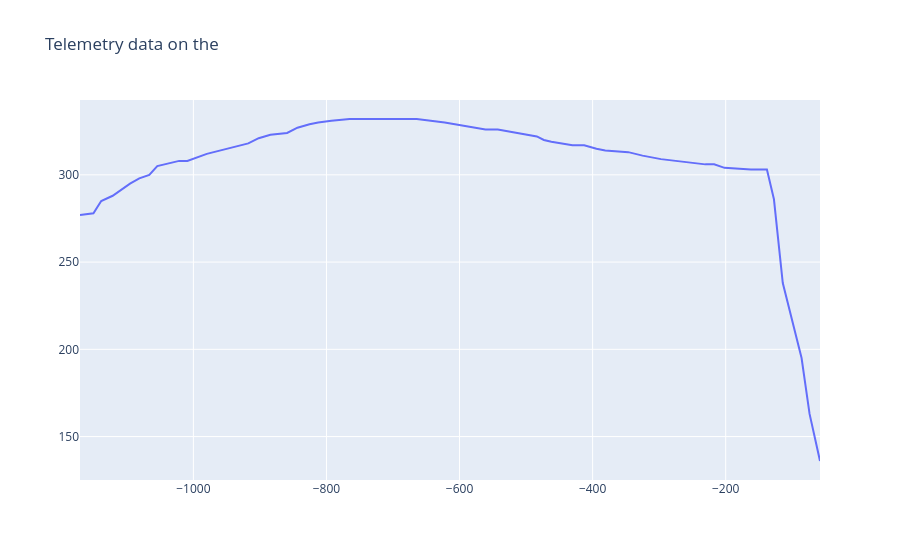

The notebook cell this image was saved under:
### Code cell
plot_df = df2[(df2['distance_m']>_start) & (df2['distance_m']<_end)]
plot_df['distance_plt'] = plot_df['distance_m'] - _end
plot_data = [
    go.Scatter(
        x=plot_df['distance_plt'].values,
        y=plot_df['speed'].values,
    )
]
plot_layout = dict(
    title="Telemetry data on the",
)
fig = go.Figure(data=plot_data, layout=plot_layout)
fig.show()

### Figure 1 — Plotly figure (JSON) as saved in the notebook; plotly's stock layout.template omitted (floating-point values rounded to 4 significant figures)
{"data": [{"type": "scatter", "x": [-1170.0, -1150.0, -1139.0, -1121.0, -1095.0, -1081.0, -1066.0, -1054.0, -1021.0, -1009.0, -979.8, -917.4, -901.9, -884.2, -859.1, -843.6, -825.4, -812.4, -792.6, -765.2, -745.9, -730.6, -717.5, -697.8, -687.1, -664.3, -622.3, -578.1, -561.1, -542.5, -511.1, -483.8, -473.3, -462.0, -430.3, -412.7, -394.2, -381.0, -346.5, -325.0, -297.3, -253.8, -230.7, -217.4, -201.8, -162.3, -138.1, -127.5, -114.2, -85.99, -73.96, -58.29], "y": [277.0, 278.0, 285.0, 288.0, 295.0, 298.0, 300.0, 305.0, 308.0, 308.0, 312.0, 318.0, 321.0, 323.0, 324.0, 327.0, 329.0, 330.0, 331.0, 332.0, 332.0, 332.0, 332.0, 332.0, 332.0, 332.0, 330.0, 327.0, 326.0, 326.0, 324.0, 322.0, 320.0, 319.0, 317.0, 317.0, 315.0, 314.0, 313.0, 311.0, 309.0, 307.0, 306.0, 306.0, 304.0, 303.0, 303.0, 286.0, 238.0, 195.0, 163.0, 136.0]}], "layout": {"title": {"text": "Telemetry data on the"}}}
